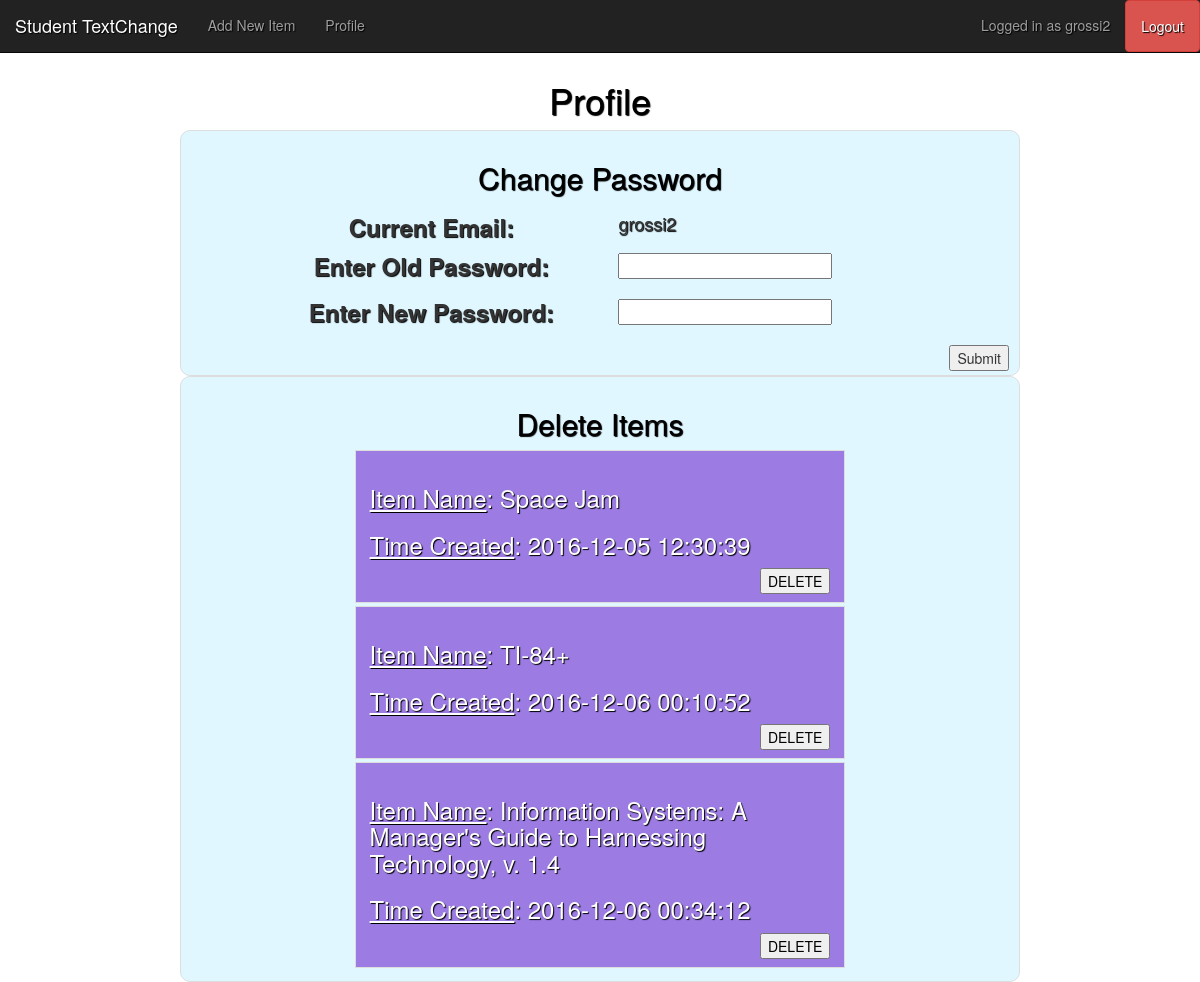
The app's page /profile.php (signed in) with its own data.
### tables this page shows
CREATE TABLE `inventory` (
  `item_id` int(10) UNSIGNED NOT NULL,
  `item_name` varchar(100) DEFAULT NULL,
  `item_condition` varchar(20) DEFAULT NULL,
  `description` varchar(100) DEFAULT NULL,
  `price` float DEFAULT NULL,
  `category` varchar(20) DEFAULT NULL,
  `contact_info` varchar(100) DEFAULT NULL,
  `full_name` varchar(30) DEFAULT NULL,
  `username` varchar(20) NOT NULL,
  `date_added` datetime DEFAULT CURRENT_TIMESTAMP
);

### profile.php (the view, shortened to what this page needs)
<!DOCTYPE html PUBLIC "-//W3C//DTD XHTML 1.0 Strict//EN" "http://www.w3.org/TR/xhtml1/DTD/xhtml1-strict.dtd">
<html xmlns="http://www.w3.org/1999/xhtml">
  <head>
    <link href="resources/mysite.css" rel="stylesheet" type="text/css"/>
	<link rel="stylesheet" href="https://maxcdn.bootstrapcdn.com/bootstrap/3.3.7/css/bootstrap.min.css">
	<?php
	include("config.php");
	$user_get = $_SESSION["login_user"];
	?>
	<nav class="navbar navbar-inverse navbar-fixed-top">
	  <div class="container-fluid">
	    <div class="navbar-header">
	      <a class="navbar-brand" href="inventory.php">Student TextChange</a>
	    </div>
	    <ul class="nav navbar-nav navbar-left">
	      <li><a href="newItem.php">Add New Item</a></li>
	      <li><a href="profile.php">Profile</a></li>
	    </ul>
		<ul class="nav navbar-nav navbar-right">
	      <li><a href="profile.php">Logged in as <?php echo $user_get;?></a></li>
		  <li><a class="btn btn-danger" href="welcome.html" onclick="alert('You have successfully Logged out')"><font color="white">Logout</font></a></li>
	    </ul>
	  </div>
	</nav>
	<br><br><br>
  </head>
  <body>
    <div class="header">
      <h1>Profile</h1>
    </div>
    <div class="profile_item">
      <div class="header">
        <h2>Change Password</h2>
      </div>
      <form action="profile.php">
          <div class="subitem"><h3><label class="field">Current Email:</label></h3>
          <h4><?php echo $user_get;?></h4></div>
		  <div class="subitem"><h3><label class="field">Enter Old Password:</label></h3>
		  <input type="text" size="25" value=""/></div>
          <div class="subitem"><h3><label class="field">Enter New Password:</label></h3>
          <input type="text" size="25" value=""/></div>
          <input type="submit" value="Submit" id="save" name="save"/><br/>
      </form>
    </div>
    <div class="profile_item">
      <div class="header">
        <h2>Delete Items</h2>
      </div>
	  <?php
	  $sql = "SELECT item_id, item_name, date_added FROM inventory WHERE inventory.username = '$user_get' ";
      $result = mysqli_query($db,$sql);
	  if ($result->num_rows > 0) {
			 while($row = $result->fetch_assoc()) {
				 echo"<div class=\"user_items\">";
				 echo"<h3><u>Item Name</u>: ".$row["item_name"]."</h3>";
				 echo"<h3><u>Time Created</u>: ".$row["date_added"]."</h3>";
				 ?>
				 <form name="delete-item" method="POST" action="profile.php">
					 <input type="submit" value="DELETE" name="deleteBtn" style="color:black;float:right;"/>
				 </form>
				 <?php
				 echo"</br></div>";
			}
		} else {
			 echo "You have 0 items created, go add a new item :D";
		}
	  ?>
    </div>
  </body>
</html>

### resources/mysite.css (style rules this page uses)
body { font-family: "Times New Roman", Times, serif; background-image: url("http://www.rycorsoftware.com/SFimages/default-source/leaf-textbook-management-images/leaf-banner_tinypng.png?sfvrsn=2"); background-repeat: no-repeat; background-size: 1700px 845px; background-color: #551A8B; background-attachment: fixed; background-position: left top; text-shadow: 1px 1px 1px #000; position:relative; min-width:800px; display: block; color: blanchedalmond; }
.header { text-align: center; margin: auto; width: 50%; color: black; }
.profile_item { margin: auto; width: 70%; margin: 0 auto; border: 1px solid #ddd; border-radius: 10px; padding: 10px; background-color: rgba(41, 194, 255, 0.14); }
.user_items { color: white; width: 60%; margin: auto; margin: 3px auto; background-color: rgba(111, 41, 209, 0.6); padding: 1em; border: 1px solid #ddd; }
h3 { width: auto; }
.field { width: 350px; margin: 0 0.5em 0.5em 0; margin-left: 8%; float: left; clear: left; text-align: center; }
h2 { text-align: center; }
h4 { text-align: left; }
#save { float: right; }
* { -moz-box-sizing: border-box; -webkit-box-sizing: border-box; box-sizing: border-box; }

### records on screen
inventory: item_name "Space Jam", date_added "2016-12-05 12:30:39"
inventory: item_name "TI-84+", date_added "2016-12-06 00:10:52"
inventory: item_name "Information Systems: A Manager's Guide to Harnessing Technology, v. 1.4", date_added "2016-12-06 00:34:12"

### other values on screen
$user_get "grossi2"
